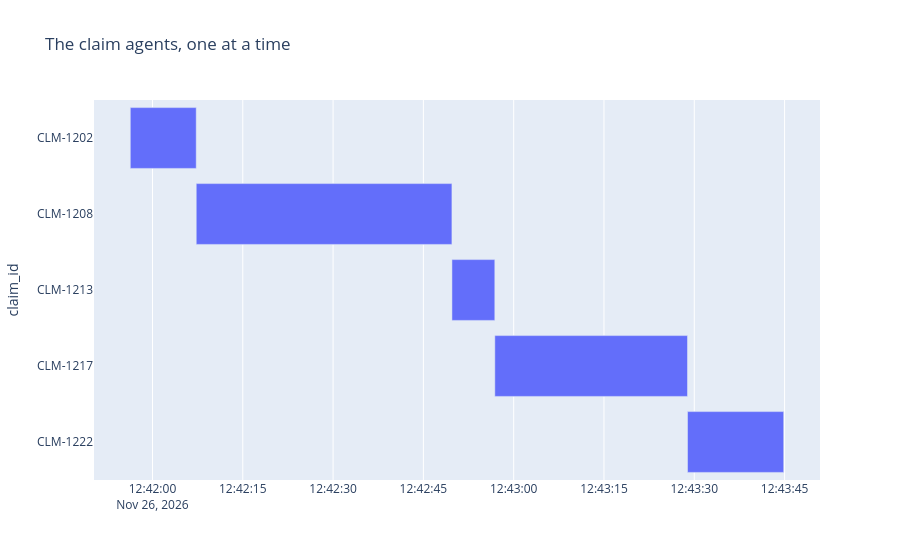

This figure's notebook cell:
### Code cell
show_timeline(one_at_a_time, "The claim agents, one at a time")

### Figure 1 — Plotly figure (JSON) as saved in the notebook; plotly's stock layout.template omitted (floating-point values rounded to 4 significant figures)
{"data": [{"base": ["2026-11-26T12:41:56.312499", "2026-11-26T12:42:07.265976", "2026-11-26T12:42:49.740674", "2026-11-26T12:42:56.866294", "2026-11-26T12:43:28.876457"], "hovertemplate": "started=%{base}<br>finished=%{x}<br>claim_id=%{y}<extra></extra>", "legendgroup": "", "marker": {"color": "#636efa", "pattern": {"shape": ""}}, "name": "", "orientation": "h", "showlegend": false, "textposition": "auto", "type": "bar", "x": [10953, 42474, 7124, 32009, 15978], "xaxis": "x", "y": ["CLM-1202", "CLM-1208", "CLM-1213", "CLM-1217", "CLM-1222"], "yaxis": "y"}], "layout": {"barmode": "overlay", "legend": {"tracegroupgap": 0}, "title": {"text": "The claim agents, one at a time"}, "xaxis": {"anchor": "y", "domain": [0.0, 1.0], "type": "date"}, "yaxis": {"anchor": "x", "autorange": "reversed", "domain": [0.0, 1.0], "title": {"text": "claim_id"}}}}
